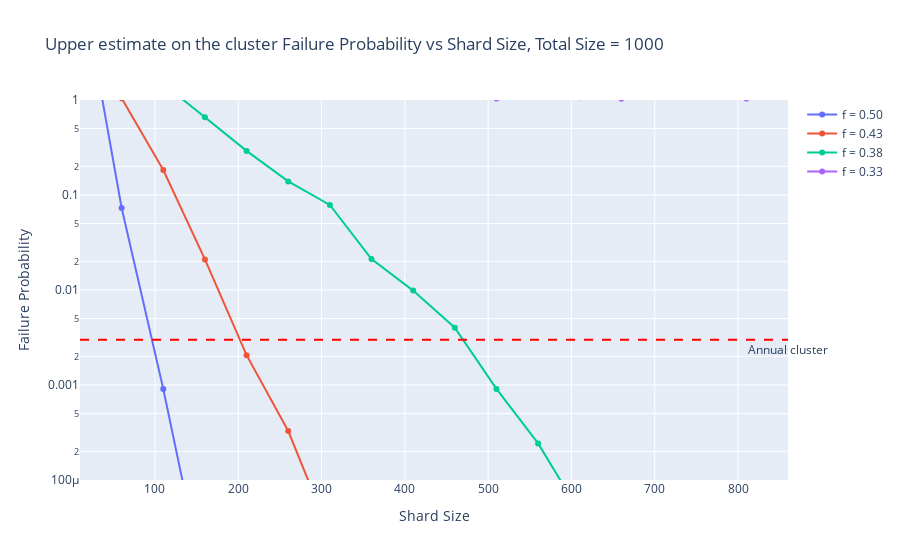

Source (notebook cell):
### Markdown cell above
# Estimation on the cluster's failure probability

### Code cell
total_size = 1000
shard_sizes = np.arange(10, 901, 50)
shard_faulty_values = [1/2, 1/3 + 1/10, 1/3 + 1/20, 1/3]

fig = go.Figure()

for shard_faulty in shard_faulty_values:
    fail_probs = [
        committee_fail_optimized(total_size, shard_size, shard_faulty=shard_faulty, total_faulty=1/3) for shard_size in shard_sizes
    ]
    fig.add_trace(go.Scatter(
        # x=shard_sizes, y=[1 - (1 - fail_prob) ** (total_size / shard_size)
        x=shard_sizes, y=[math.ceil(total_size / shard_size) * fail_prob
                          for shard_size, fail_prob in zip(shard_sizes, fail_probs)],
        mode='lines+markers', name=f'f = {shard_faulty:.2f}'
    ))

fig.update_layout(
    title=f"Upper estimate on the cluster Failure Probability vs Shard Size, Total Size = {total_size}",
    xaxis_title="Shard Size",
    yaxis_title="Failure Probability",
    yaxis_type="log",
    xaxis=dict(range=[min(shard_sizes), max(shard_sizes)]),
    yaxis=dict(range=[np.log10(min(min(fail_probs), 1e-4)), 0])
)

fig.add_shape(type="line", x0=min(shard_sizes), x1=max(shard_sizes), y0=1e-7, y1=1e-7,
                line=dict(color="RoyalBlue", width=2, dash="dash"),
                name="Millennium cluster")

fig.add_annotation(
    x=max(shard_sizes), y=np.log10(1e-7),
    text="Millennium cluster",
    showarrow=False,
    yshift=-10
)

fig.add_shape(type="line", x0=min(shard_sizes), x1=max(shard_sizes), y0=3e-3, y1=3e-3,
                line=dict(color="Red", width=2, dash="dash"),
                name="Annual cluster")

fig.add_annotation(
    x=max(shard_sizes), y=np.log10(3e-3),
    text="Annual cluster",
    showarrow=False,
    yshift=-10
)


fig.show()

### Figure 1 — Plotly figure (JSON) as saved in the notebook; plotly's stock layout.template omitted (floating-point values rounded to 4 significant figures)
{"data": [{"mode": "lines+markers", "name": "f = 0.50", "type": "scatter", "x": [10, 60, 110, 160, 210, 260, 310, 360, 410, 460, 510, 560, 610, 660, 710, 760, 810, 860], "y": [21.14, 0.07288, 0.0009097, 9.394e-06, 5.919e-08, 2.153e-10, 4.188e-13, 2.036e-16, 3.069e-20, 6.234e-25, 4.674e-31, 5.774e-39, 2.218e-50, 3.369e-71, 0, 0, 0, 0]}, {"mode": "lines+markers", "name": "f = 0.43", "type": "scatter", "x": [10, 60, 110, 160, 210, 260, 310, 360, 410, 460, 510, 560, 610, 660, 710, 760, 810, 860], "y": [43.98, 1.043, 0.183, 0.02099, 0.00206, 0.0003276, 2.718e-05, 1.139e-06, 8.241e-08, 1.517e-09, 7.477e-12, 4.479e-14, 1.551e-17, 2.391e-22, 7.905e-29, 8.816e-43, 0, 0]}, {"mode": "lines+markers", "name": "f = 0.38", "type": "scatter", "x": [10, 60, 110, 160, 210, 260, 310, 360, 410, 460, 510, 560, 610, 660, 710, 760, 810, 860], "y": [70.13, 4.016, 1.483, 0.6576, 0.2913, 0.139, 0.0785, 0.02119, 0.009851, 0.004008, 0.0009099, 0.0002428, 4.577e-05, 5.14e-06, 1.083e-07, 9.983e-10, 3.693e-13, 4.769e-21]}, {"mode": "lines+markers", "name": "f = 0.33", "type": "scatter", "x": [10, 60, 110, 160, 210, 260, 310, 360, 410, 460, 510, 560, 610, 660, 710, 760, 810, 860], "y": [70.13, 9.323, 5.923, 3.878, 2.631, 2.256, 2.164, 1.561, 1.666, 1.609, 1.035, 1.106, 1.07, 1.034, 1.112, 1.076, 1.036, 1.141]}], "layout": {"annotations": [{"showarrow": false, "text": "Millennium cluster", "x": 860, "y": -7, "yshift": -10}, {"showarrow": false, "text": "Annual cluster", "x": 860, "y": -2.523, "yshift": -10}], "shapes": [{"line": {"color": "RoyalBlue", "dash": "dash", "width": 2}, "name": "Millennium cluster", "type": "line", "x0": 10, "x1": 860, "y0": 1e-07, "y1": 1e-07}, {"line": {"color": "Red", "dash": "dash", "width": 2}, "name": "Annual cluster", "type": "line", "x0": 10, "x1": 860, "y0": 0.003, "y1": 0.003}], "title": {"text": "Upper estimate on the cluster Failure Probability vs Shard Size, Total Size = 1000"}, "xaxis": {"range": [10, 860], "title": {"text": "Shard Size"}}, "yaxis": {"range": [-4, 0], "title": {"text": "Failure Probability"}, "type": "log"}}}
